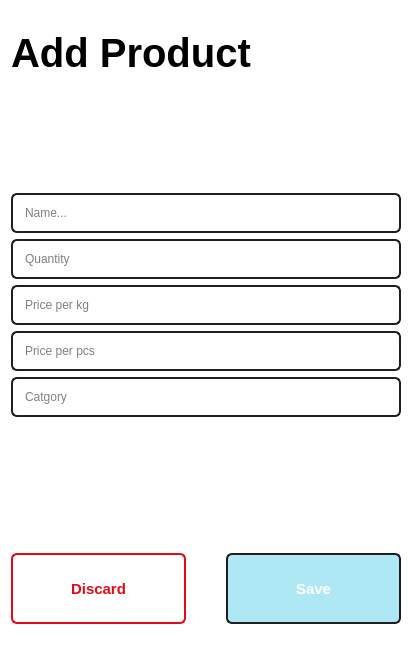
<?xml version="1.0" encoding="UTF-8"?>
<ui version="4.0">
 <class>AddProduct</class>
 <widget class="QWidget" name="AddProduct">
  <property name="windowModality">
   <enum>Qt::WindowModality::NonModal</enum>
  </property>
  <property name="geometry">
   <rect>
    <x>0</x>
    <y>0</y>
    <width>412</width>
    <height>655</height>
   </rect>
  </property>
  <property name="windowTitle">
   <string>Form</string>
  </property>
  <property name="styleSheet">
   <string notr="true">/*--------------------------------- Push Buttons (END)-------------------------------------*/
QPushButton {
	color: black;
	font-weight: bold;
	font-size: 15px;

	border-radius: 6.28px;
	border: 1.82px solid #1F1F1F;
	
	background-color: white;
}

QWidget
{
	background-color: white;
}

QPushButton:checked
{
	background-color: #0096C7;
	border: 1.82px solid #E0E0E0;
	color:white;
}


#LogoutButton {
	color: white;

	border: 1.82px solid #E0E0E0;

	background-color: #e30a17;
}

#LogoutButton:hover {	
	background-color: white;
	border: 1.82px solid #1F1F1F;
	color: black;
}

#AddXButton
{
	color:white;

	padding:10px;

	border-radius: 21.42px;
	border: 1.82px solid #1F1F1F;

	background-color: #0096C7;
}

#FilterByXButton
{
	color:black;

	padding: 10px;

	border-radius: 21.42px;
	border: 1.82px solid #1F1F1F;

	background-color: white;
}
/*--------------------------------- Push Buttons (END)-------------------------------------*/


/*--------------------------------- Line Edits (START)---------------------------------------*/
QLineEdit
{
	color: black;

	padding: 10px;

	border-radius: 6.28px;
	border: 1.82px solid #1F1F1F;

	background-color: white;
}
/*--------------------------------- Line Edits (END)------------------------------------------*/


/*--------------------------------- Label (START)-----------------------------------*/
#label
{
	color: black;
	font-weight: bold;
	font-size: 25px;
}

#SideBarLogoLabel
{
	color: black;
	font-weight: bold;
	font-size: 30px;

	background-color: transparent;
}
/*--------------------------------- Labels (END)--------------------------------------*/


/*--------------------------------- Widgets (START)-------------------------------------*/
#SideBarWidget
{
	background-color: #ADE8F4;
}
/*--------------------------------- Widgets (END)-------------------------------------*/


/*--------------------------------- Tables (START)-------------------------------------*/
QTableWidget {

    padding: 5px;

    border: 1px solid #CCC;
    border-radius: 5px;

    gridline-color: #EEE;
}

QHeaderView::section {
    color: #333;
    font-size: 11pt;
font-weight: bold;

    padding: 4px;

    background-color: white;
}

QTableWidget::item {
	color: black;

    padding: 5px;
}

QTableWidget::item:selected {
    color: #FF999B;

	background-color: #D0F0FF;
}
/*--------------------------------- Tables (END)-------------------------------------*/

</string>
  </property>
  <layout class="QVBoxLayout" name="verticalLayout">
   <property name="topMargin">
    <number>30</number>
   </property>
   <item>
    <widget class="QLabel" name="label">
     <property name="font">
      <font>
       <pointsize>-1</pointsize>
       <bold>true</bold>
      </font>
     </property>
     <property name="styleSheet">
      <string notr="true">font-size:40px;</string>
     </property>
     <property name="text">
      <string>Add Product</string>
     </property>
    </widget>
   </item>
   <item>
    <spacer name="verticalSpacer_2">
     <property name="orientation">
      <enum>Qt::Orientation::Vertical</enum>
     </property>
     <property name="sizeHint" stdset="0">
      <size>
       <width>20</width>
       <height>40</height>
      </size>
     </property>
    </spacer>
   </item>
   <item>
    <widget class="QLineEdit" name="name_le">
     <property name="placeholderText">
      <string>Name...</string>
     </property>
    </widget>
   </item>
   <item>
    <widget class="QLineEdit" name="quantity_le">
     <property name="placeholderText">
      <string>Quantity</string>
     </property>
    </widget>
   </item>
   <item>
    <widget class="QLineEdit" name="price_per_kg_le">
     <property name="placeholderText">
      <string>Price per kg</string>
     </property>
    </widget>
   </item>
   <item>
    <widget class="QLineEdit" name="price_per_pcs_le">
     <property name="placeholderText">
      <string>Price per pcs</string>
     </property>
    </widget>
   </item>
   <item>
    <widget class="QLineEdit" name="category_le">
     <property name="placeholderText">
      <string>Catgory</string>
     </property>
    </widget>
   </item>
   <item>
    <spacer name="verticalSpacer">
     <property name="orientation">
      <enum>Qt::Orientation::Vertical</enum>
     </property>
     <property name="sizeHint" stdset="0">
      <size>
       <width>20</width>
       <height>40</height>
      </size>
     </property>
    </spacer>
   </item>
   <item>
    <layout class="QHBoxLayout" name="horizontalLayout">
     <property name="spacing">
      <number>40</number>
     </property>
     <property name="topMargin">
      <number>20</number>
     </property>
     <property name="bottomMargin">
      <number>20</number>
     </property>
     <item>
      <widget class="QPushButton" name="discard">
       <property name="sizePolicy">
        <sizepolicy hsizetype="Minimum" vsizetype="Expanding">
         <horstretch>0</horstretch>
         <verstretch>0</verstretch>
        </sizepolicy>
       </property>
       <property name="styleSheet">
        <string notr="true">border: 1.82px solid #e30a17;
color: #e30a17</string>
       </property>
       <property name="text">
        <string>Discard</string>
       </property>
      </widget>
     </item>
     <item>
      <widget class="QPushButton" name="save">
       <property name="sizePolicy">
        <sizepolicy hsizetype="Minimum" vsizetype="Expanding">
         <horstretch>0</horstretch>
         <verstretch>0</verstretch>
        </sizepolicy>
       </property>
       <property name="styleSheet">
        <string notr="true">background-color: #ADE8F4;
font-weight: bold;
color: white;</string>
       </property>
       <property name="text">
        <string>Save</string>
       </property>
      </widget>
     </item>
    </layout>
   </item>
  </layout>
 </widget>
 <resources/>
 <connections/>
</ui>
